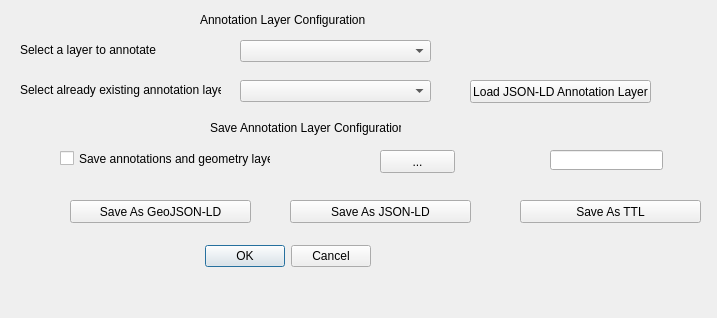
<?xml version="1.0" encoding="UTF-8"?>
<ui version="4.0">
 <class>SaveAttributeDialogBase</class>
 <widget class="QDialog" name="SaveAttributeDialogBase">
  <property name="geometry">
   <rect>
    <x>0</x>
    <y>0</y>
    <width>717</width>
    <height>318</height>
   </rect>
  </property>
  <property name="windowTitle">
   <string>Save Attribute</string>
  </property>
  <widget class="QDialogButtonBox" name="button_box">
   <property name="geometry">
    <rect>
     <x>30</x>
     <y>240</y>
     <width>341</width>
     <height>32</height>
    </rect>
   </property>
   <property name="orientation">
    <enum>Qt::Horizontal</enum>
   </property>
   <property name="standardButtons">
    <set>QDialogButtonBox::Cancel|QDialogButtonBox::Ok</set>
   </property>
  </widget>
  <widget class="QComboBox" name="layerToAnnotateComboBox">
   <property name="geometry">
    <rect>
     <x>240</x>
     <y>40</y>
     <width>191</width>
     <height>22</height>
    </rect>
   </property>
  </widget>
  <widget class="QLabel" name="selectLayerToAnnotate">
   <property name="geometry">
    <rect>
     <x>20</x>
     <y>40</y>
     <width>141</width>
     <height>20</height>
    </rect>
   </property>
   <property name="text">
    <string>Select a layer to annotate</string>
   </property>
  </widget>
  <widget class="QLineEdit" name="lineEdit">
   <property name="geometry">
    <rect>
     <x>550</x>
     <y>150</y>
     <width>113</width>
     <height>20</height>
    </rect>
   </property>
  </widget>
  <widget class="QPushButton" name="pushButton">
   <property name="geometry">
    <rect>
     <x>380</x>
     <y>150</y>
     <width>75</width>
     <height>23</height>
    </rect>
   </property>
   <property name="text">
    <string>...</string>
   </property>
  </widget>
  <widget class="QLabel" name="label_3">
   <property name="geometry">
    <rect>
     <x>20</x>
     <y>80</y>
     <width>201</width>
     <height>20</height>
    </rect>
   </property>
   <property name="text">
    <string>Select already existing annotation layer</string>
   </property>
  </widget>
  <widget class="QComboBox" name="selectAnnoationLayerComboBox">
   <property name="geometry">
    <rect>
     <x>240</x>
     <y>80</y>
     <width>191</width>
     <height>22</height>
    </rect>
   </property>
  </widget>
  <widget class="QLabel" name="label">
   <property name="geometry">
    <rect>
     <x>200</x>
     <y>10</y>
     <width>201</width>
     <height>20</height>
    </rect>
   </property>
   <property name="text">
    <string>Annotation Layer Configuration</string>
   </property>
  </widget>
  <widget class="QPushButton" name="loadAnnotationLayerButton">
   <property name="geometry">
    <rect>
     <x>470</x>
     <y>80</y>
     <width>181</width>
     <height>23</height>
    </rect>
   </property>
   <property name="text">
    <string>Load JSON-LD Annotation Layer</string>
   </property>
  </widget>
  <widget class="QPushButton" name="saveAsJSONLDButton">
   <property name="geometry">
    <rect>
     <x>290</x>
     <y>200</y>
     <width>181</width>
     <height>23</height>
    </rect>
   </property>
   <property name="text">
    <string>Save As JSON-LD</string>
   </property>
  </widget>
  <widget class="QPushButton" name="saveAsGeoJSONLDButton">
   <property name="geometry">
    <rect>
     <x>70</x>
     <y>200</y>
     <width>181</width>
     <height>23</height>
    </rect>
   </property>
   <property name="text">
    <string>Save As GeoJSON-LD</string>
   </property>
  </widget>
  <widget class="QLabel" name="label_4">
   <property name="geometry">
    <rect>
     <x>210</x>
     <y>120</y>
     <width>191</width>
     <height>16</height>
    </rect>
   </property>
   <property name="text">
    <string>Save Annotation Layer Configuration</string>
   </property>
  </widget>
  <widget class="QCheckBox" name="saveAnnotationsWithLayerBox">
   <property name="geometry">
    <rect>
     <x>60</x>
     <y>150</y>
     <width>211</width>
     <height>17</height>
    </rect>
   </property>
   <property name="text">
    <string>Save annotations and geometry layer</string>
   </property>
  </widget>
  <widget class="QPushButton" name="saveAsTTLButton">
   <property name="geometry">
    <rect>
     <x>520</x>
     <y>200</y>
     <width>181</width>
     <height>23</height>
    </rect>
   </property>
   <property name="text">
    <string>Save As TTL</string>
   </property>
  </widget>
 </widget>
 <resources/>
 <connections>
  <connection>
   <sender>button_box</sender>
   <signal>accepted()</signal>
   <receiver>SaveAttributeDialogBase</receiver>
   <slot>accept()</slot>
   <hints>
    <hint type="sourcelabel">
     <x>20</x>
     <y>20</y>
    </hint>
    <hint type="destinationlabel">
     <x>20</x>
     <y>20</y>
    </hint>
   </hints>
  </connection>
  <connection>
   <sender>button_box</sender>
   <signal>rejected()</signal>
   <receiver>SaveAttributeDialogBase</receiver>
   <slot>reject()</slot>
   <hints>
    <hint type="sourcelabel">
     <x>20</x>
     <y>20</y>
    </hint>
    <hint type="destinationlabel">
     <x>20</x>
     <y>20</y>
    </hint>
   </hints>
  </connection>
 </connections>
</ui>
